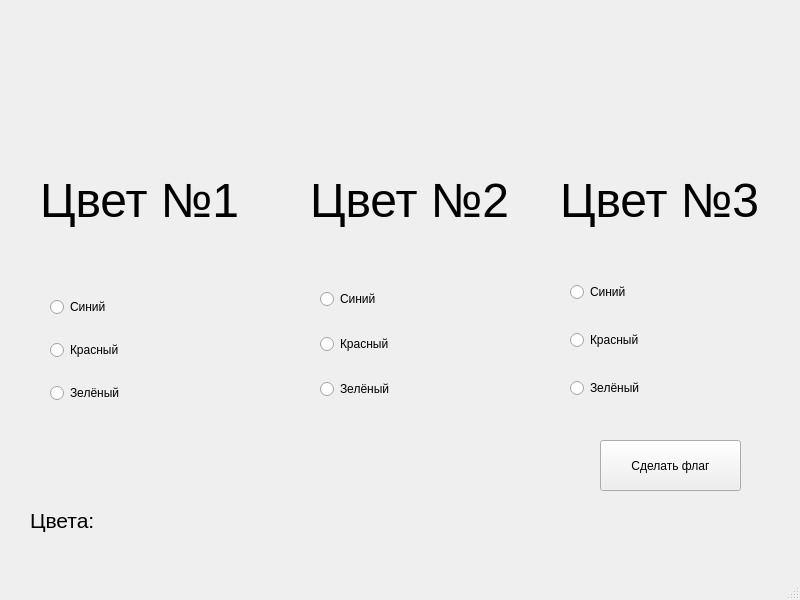
<?xml version="1.0" encoding="UTF-8"?>
<ui version="4.0">
 <class>MainWindow</class>
 <widget class="QMainWindow" name="MainWindow">
  <property name="geometry">
   <rect>
    <x>0</x>
    <y>0</y>
    <width>800</width>
    <height>600</height>
   </rect>
  </property>
  <property name="minimumSize">
   <size>
    <width>800</width>
    <height>600</height>
   </size>
  </property>
  <property name="maximumSize">
   <size>
    <width>800</width>
    <height>600</height>
   </size>
  </property>
  <property name="windowTitle">
   <string>MainWindow</string>
  </property>
  <widget class="QWidget" name="centralwidget">
   <widget class="QLabel" name="color_1">
    <property name="geometry">
     <rect>
      <x>40</x>
      <y>140</y>
      <width>211</width>
      <height>121</height>
     </rect>
    </property>
    <property name="text">
     <string>&lt;html&gt;&lt;head/&gt;&lt;body&gt;&lt;p&gt;&lt;span style=&quot; font-size:36pt;&quot;&gt;Цвет №1&lt;/span&gt;&lt;/p&gt;&lt;/body&gt;&lt;/html&gt;</string>
    </property>
   </widget>
   <widget class="QLabel" name="color_2">
    <property name="geometry">
     <rect>
      <x>310</x>
      <y>140</y>
      <width>211</width>
      <height>121</height>
     </rect>
    </property>
    <property name="text">
     <string>&lt;html&gt;&lt;head/&gt;&lt;body&gt;&lt;p&gt;&lt;span style=&quot; font-size:36pt;&quot;&gt;Цвет №2&lt;/span&gt;&lt;/p&gt;&lt;/body&gt;&lt;/html&gt;</string>
    </property>
   </widget>
   <widget class="QLabel" name="color_3">
    <property name="geometry">
     <rect>
      <x>560</x>
      <y>140</y>
      <width>211</width>
      <height>121</height>
     </rect>
    </property>
    <property name="text">
     <string>&lt;html&gt;&lt;head/&gt;&lt;body&gt;&lt;p&gt;&lt;span style=&quot; font-size:36pt;&quot;&gt;Цвет №3&lt;/span&gt;&lt;/p&gt;&lt;/body&gt;&lt;/html&gt;</string>
    </property>
   </widget>
   <widget class="QPushButton" name="btn">
    <property name="geometry">
     <rect>
      <x>600</x>
      <y>440</y>
      <width>141</width>
      <height>51</height>
     </rect>
    </property>
    <property name="maximumSize">
     <size>
      <width>141</width>
      <height>16777215</height>
     </size>
    </property>
    <property name="text">
     <string>Сделать флаг</string>
    </property>
   </widget>
   <widget class="QLabel" name="output_label">
    <property name="geometry">
     <rect>
      <x>30</x>
      <y>500</y>
      <width>121</width>
      <height>41</height>
     </rect>
    </property>
    <property name="text">
     <string>&lt;html&gt;&lt;head/&gt;&lt;body&gt;&lt;p&gt;&lt;span style=&quot; font-size:16pt;&quot;&gt;Цвета:&lt;/span&gt;&lt;/p&gt;&lt;/body&gt;&lt;/html&gt;</string>
    </property>
   </widget>
   <widget class="QWidget" name="verticalLayoutWidget">
    <property name="geometry">
     <rect>
      <x>50</x>
      <y>280</y>
      <width>191</width>
      <height>141</height>
     </rect>
    </property>
    <layout class="QVBoxLayout" name="verticalLayout">
     <item>
      <widget class="QRadioButton" name="coolor_1_blue">
       <property name="text">
        <string>Синий</string>
       </property>
       <attribute name="buttonGroup">
        <string notr="true">buttonGroup_2</string>
       </attribute>
      </widget>
     </item>
     <item>
      <widget class="QRadioButton" name="coolor_1_red">
       <property name="text">
        <string>Красный</string>
       </property>
       <attribute name="buttonGroup">
        <string notr="true">buttonGroup_2</string>
       </attribute>
      </widget>
     </item>
     <item>
      <widget class="QRadioButton" name="coolor_1_green">
       <property name="text">
        <string>Зелёный</string>
       </property>
       <attribute name="buttonGroup">
        <string notr="true">buttonGroup_2</string>
       </attribute>
      </widget>
     </item>
    </layout>
   </widget>
   <widget class="QWidget" name="verticalLayoutWidget_2">
    <property name="geometry">
     <rect>
      <x>320</x>
      <y>270</y>
      <width>181</width>
      <height>151</height>
     </rect>
    </property>
    <layout class="QVBoxLayout" name="verticalLayout_2">
     <item>
      <widget class="QRadioButton" name="coolor_2_blue">
       <property name="text">
        <string>Синий</string>
       </property>
       <attribute name="buttonGroup">
        <string notr="true">buttonGroup</string>
       </attribute>
      </widget>
     </item>
     <item>
      <widget class="QRadioButton" name="coolor_2_red">
       <property name="text">
        <string>Красный</string>
       </property>
       <attribute name="buttonGroup">
        <string notr="true">buttonGroup</string>
       </attribute>
      </widget>
     </item>
     <item>
      <widget class="QRadioButton" name="coolor_2_green">
       <property name="text">
        <string>Зелёный</string>
       </property>
       <attribute name="buttonGroup">
        <string notr="true">buttonGroup</string>
       </attribute>
      </widget>
     </item>
    </layout>
   </widget>
   <widget class="QWidget" name="verticalLayoutWidget_3">
    <property name="geometry">
     <rect>
      <x>570</x>
      <y>260</y>
      <width>201</width>
      <height>161</height>
     </rect>
    </property>
    <layout class="QVBoxLayout" name="verticalLayout_3">
     <item>
      <widget class="QRadioButton" name="coolor_3_blue">
       <property name="text">
        <string>Синий</string>
       </property>
       <attribute name="buttonGroup">
        <string notr="true">buttonGroup_3</string>
       </attribute>
      </widget>
     </item>
     <item>
      <widget class="QRadioButton" name="coolor_3_red">
       <property name="text">
        <string>Красный</string>
       </property>
       <attribute name="buttonGroup">
        <string notr="true">buttonGroup_3</string>
       </attribute>
      </widget>
     </item>
     <item>
      <widget class="QRadioButton" name="coolor_3_green">
       <property name="text">
        <string>Зелёный</string>
       </property>
       <attribute name="buttonGroup">
        <string notr="true">buttonGroup_3</string>
       </attribute>
      </widget>
     </item>
    </layout>
   </widget>
  </widget>
  <widget class="QStatusBar" name="statusbar"/>
 </widget>
 <resources/>
 <connections/>
 <buttongroups>
  <buttongroup name="buttonGroup_2"/>
  <buttongroup name="buttonGroup"/>
  <buttongroup name="buttonGroup_3"/>
 </buttongroups>
</ui>
